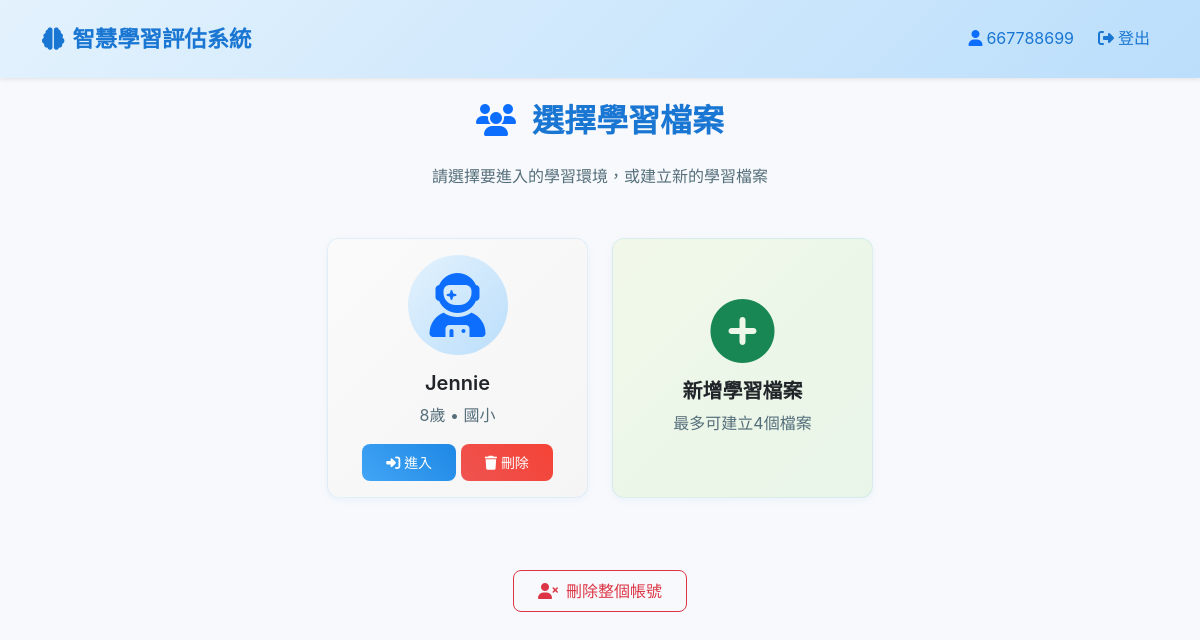
/child_selection (signed in), run on an earlier commit of the app's database.
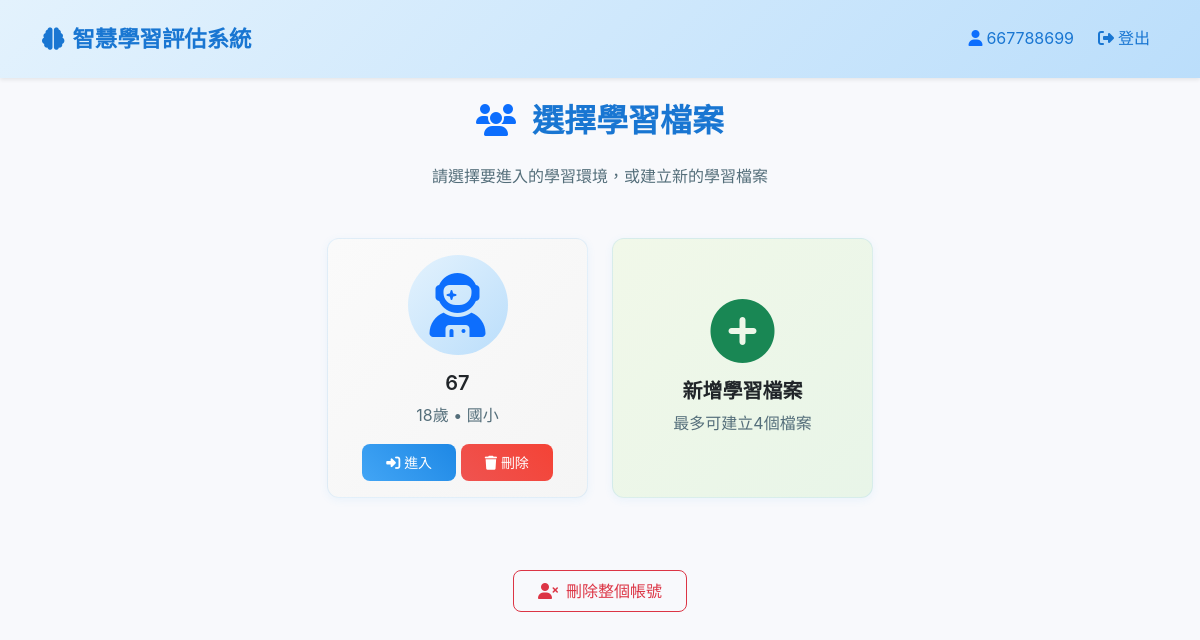
And on a later commit of the database.
### app.py (models this page shows)
class Child(db.Model):
   id = db.Column(db.Integer, primary_key=True)
   user_id = db.Column(db.Integer, db.ForeignKey('user.id'), nullable=False)
   nickname = db.Column(db.String(80), nullable=False)
   gender = db.Column(db.String(10), nullable=False)  # male/female
   age = db.Column(db.Integer, nullable=False)
   education_stage = db.Column(db.String(20), nullable=False)  # elementary/middle/high
   created_at = db.Column(db.DateTime, default=datetime.utcnow)
   study_sessions = db.relationship('StudySession', backref='child', lazy=True, cascade='all, delete-orphan')

### app.py (the view)
@app.route('/child_selection')
def child_selection():
   if 'user_id' not in session:
       return redirect(url_for('login'))
   user_id = session['user_id']
   children = Child.query.filter_by(user_id=user_id).all()
   return render_template('child_selection.html', children=children)

### templates/child_selection.html (shortened to what this page needs)
{% extends "base.html" %}
{% block content %}
<div class="container">
    <div class="row">
        <div class="col-12">
            <h2 class="mb-4 text-center">
                <i class="fas fa-users text-primary me-2"></i>
                選擇學習檔案
            </h2>
            <p class="text-center text-muted mb-5">
                請選擇要進入的學習環境，或建立新的學習檔案
            </p>
        </div>
    </div>
    <div class="row justify-content-center">
        {% for child in children %}
        <div class="col-md-6 col-lg-3 mb-4">
            <div class="card child-card h-100" onclick="selectChild({{ child.id }})">
                <div class="card-body text-center">
                    <div class="child-avatar mb-3">
                        {% if child.gender == 'male' %}
                            <i class="fas fa-user-astronaut fa-4x text-primary"></i>
                        {% else %}
                            <i class="fas fa-user-graduate fa-4x text-danger"></i>
                        {% endif %}
                    </div>
                    <h5 class="card-title">{{ child.nickname }}</h5>
                    <p class="card-text text-muted">
                        {{ child.age }}歲 • {{ {'elementary': '國小', 'middle': '國中', 'high': '高中'}[child.education_stage] }}
                    </p>
                    <div class="mt-3">
                        <button class="btn btn-primary btn-sm" onclick="event.stopPropagation(); selectChild({{ child.id }})">
                            <i class="fas fa-sign-in-alt me-1"></i>進入
                        </button>
                        <button class="btn btn-danger btn-sm" onclick="event.stopPropagation(); deleteChild({{ child.id }}, '{{ child.nickname }}')">
                            <i class="fas fa-trash me-1"></i>刪除
                        </button>
                    </div>
                </div>
            </div>
        </div>
        {% endfor %}
        {% if children|length < 4 %}
        <div class="col-md-6 col-lg-3 mb-4">
            <div class="card add-child-card h-100" data-bs-toggle="modal" data-bs-target="#createChildModal">
                <div class="card-body text-center d-flex flex-column justify-content-center">
                    <i class="fas fa-plus-circle fa-4x text-success mb-3"></i>
                    <h5 class="card-title">新增學習檔案</h5>
                    <p class="card-text text-muted">最多可建立4個檔案</p>
                </div>
            </div>
        </div>
        {% endif %}
    </div>
    <div class="row mt-5">
        <div class="col-12 text-center">
            <button class="btn btn-outline-danger" onclick="deleteAccount()">
                <i class="fas fa-user-times me-2"></i>刪除整個帳號
            </button>
        </div>
    </div>
</div>
{% endblock %}

### templates/base.html (shortened to what this page needs)
<!DOCTYPE html>
<html lang="zh-TW">
<head>
    <link href="https://cdnjs.cloudflare.com/ajax/libs/bootstrap/5.3.0/css/bootstrap.min.css" rel="stylesheet">
    <link href="https://cdnjs.cloudflare.com/ajax/libs/font-awesome/6.4.0/css/all.min.css" rel="stylesheet">
    <link href="{{ url_for('static', filename='style.css') }}" rel="stylesheet">
</head>
<body>
    <nav class="navbar navbar-expand-lg navbar-light">
        <div class="container">
            <a class="navbar-brand" href="{{ url_for('index') }}">
                <i class="fas fa-brain me-2"></i>智慧學習評估系統
            </a>
            <div class="collapse navbar-collapse" id="navbarNav">
                <div class="navbar-nav ms-auto">
                    {% if session.username %}
                        <span class="navbar-text me-3">
                            <i class="fas fa-user me-1 text-primary"></i>{{ session.username }}
                        </span>
                        <a class="nav-link text-primary" href="{{ url_for('logout') }}">
                            <i class="fas fa-sign-out-alt me-1"></i>登出
                        </a>
                    {% endif %}
                </div>
            </div>
        </div>
    </nav>
    <main class="container-fluid py-4">
        {% block content %}{% endblock %}
    </main>
</body>
</html>

### static/style.css (style rules this page uses)
* { box-sizing: border-box; }
body { font-family: 'Microsoft JhengHei', 'Segoe UI', Tahoma, Geneva, Verdana, sans-serif; background-color: #f8f9fc; line-height: 1.6; color: #2c3e50; }
.navbar { box-shadow: 0 2px 4px rgba(0,0,0,0.08); background: linear-gradient(135deg, #e3f2fd 0%, #bbdefb 100%) !important; }
.navbar-brand { font-weight: bold; font-size: 1.3rem; color: #1976d2 !important; }
.navbar-nav .nav-link { color: #1976d2 !important; font-weight: 500; }
.navbar-text { color: #1976d2 !important; }
.card { border: none; border-radius: 12px; box-shadow: 0 2px 12px rgba(0,0,0,0.08); transition: all 0.3s ease; background: white; }
.btn { border-radius: 8px; font-weight: 500; transition: all 0.3s ease; position: relative; overflow: hidden; }
.btn::before { content: ''; position: absolute; top: 0; left: -100%; width: 100%; height: 100%; background: linear-gradient(90deg, transparent, rgba(255,255,255,0.3), transparent); transition: left 0.5s; }
.btn-primary { background: linear-gradient(45deg, #42a5f5, #1e88e5); border: none; }
.btn-danger { background: linear-gradient(45deg, #ef5350, #f44336); border: none; }
.child-card { cursor: pointer; transition: all 0.3s ease; border: 2px solid #e3f2fd; background: linear-gradient(135deg, #fafafa 0%, #f5f5f5 100%); }
.add-child-card { cursor: pointer; transition: all 0.3s ease; border: 2px dashed #66bb6a; background: linear-gradient(135deg, #f1f8e9 0%, #e8f5e8 100%); }
.child-avatar { width: 100px; height: 100px; margin: 0 auto; display: flex; align-items: center; justify-content: center; background: linear-gradient(135deg, #e3f2fd 0%, #bbdefb 100%); border-radius: 50%; }

### templates/base.html (style rules this page uses)
body { font-family: -apple-system, BlinkMacSystemFont, "Segoe UI", "Microsoft JhengHei", "微軟正黑體", Roboto, "Helvetica Neue", Arial, sans-serif; font-size: 16px; line-height: 1.6; color: #2c3e50; -webkit-font-smoothing: antialiased; -moz-osx-font-smoothing: grayscale; background-color: #f8f9fc; }
h1, h2, h3, h4, h5, h6 { font-weight: 600; color: #1976d2; }
.text-muted { color: #546e7a !important; }
.navbar { box-shadow: 0 2px 4px rgba(0,0,0,.08); padding: 1rem 0; }
.navbar-brand { font-size: 1.4rem; font-weight: 700; }
.card { border: 1px solid rgba(66, 165, 245, 0.125); box-shadow: 0 2px 8px rgba(66, 165, 245, 0.08); }
.btn { font-weight: 500; padding: 0.5rem 1.5rem; }
:root { --primary-color: #42a5f5; --primary-dark: #1e88e5; --success-color: #66bb6a; --warning-color: #ffb74d; --danger-color: #ef5350; --info-color: #26c6da; }

What changed in the data, as far as the page shows it:
removed Child: gender "male" (drawn), nickname "Jennie", age "8", education_stage "國小"
added Child: gender "male" (drawn), nickname "67", age "18", education_stage "國小"
